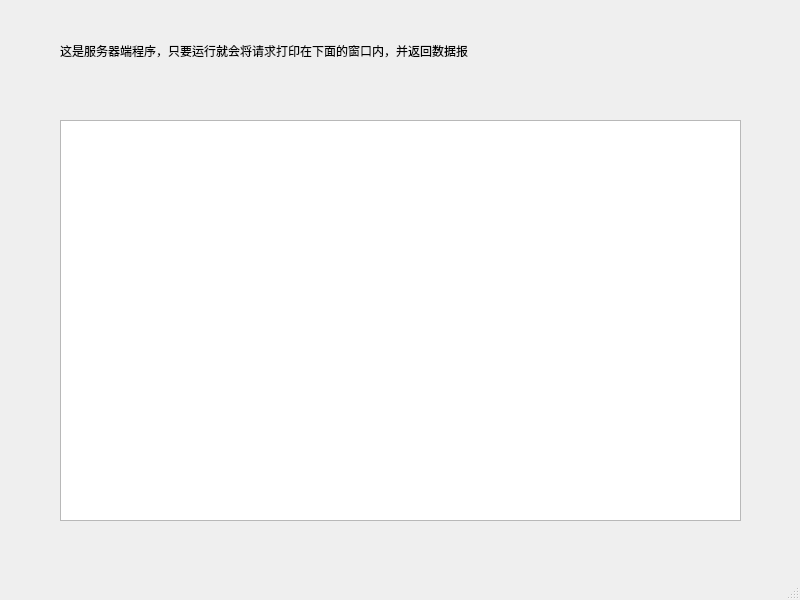
<?xml version="1.0" encoding="UTF-8"?>
<ui version="4.0">
 <class>MainWindow</class>
 <widget class="QMainWindow" name="MainWindow">
  <property name="geometry">
   <rect>
    <x>0</x>
    <y>0</y>
    <width>800</width>
    <height>600</height>
   </rect>
  </property>
  <property name="windowTitle">
   <string>MainWindow</string>
  </property>
  <widget class="QWidget" name="centralwidget">
   <widget class="QLabel" name="label">
    <property name="geometry">
     <rect>
      <x>60</x>
      <y>40</y>
      <width>621</width>
      <height>21</height>
     </rect>
    </property>
    <property name="text">
     <string>这是服务器端程序，只要运行就会将请求打印在下面的窗口内，并返回数据报</string>
    </property>
   </widget>
   <widget class="QTextBrowser" name="recvtext">
    <property name="geometry">
     <rect>
      <x>60</x>
      <y>120</y>
      <width>681</width>
      <height>401</height>
     </rect>
    </property>
   </widget>
  </widget>
  <widget class="QMenuBar" name="menubar">
   <property name="geometry">
    <rect>
     <x>0</x>
     <y>0</y>
     <width>800</width>
     <height>26</height>
    </rect>
   </property>
  </widget>
  <widget class="QStatusBar" name="statusbar"/>
 </widget>
 <resources/>
 <connections/>
</ui>
